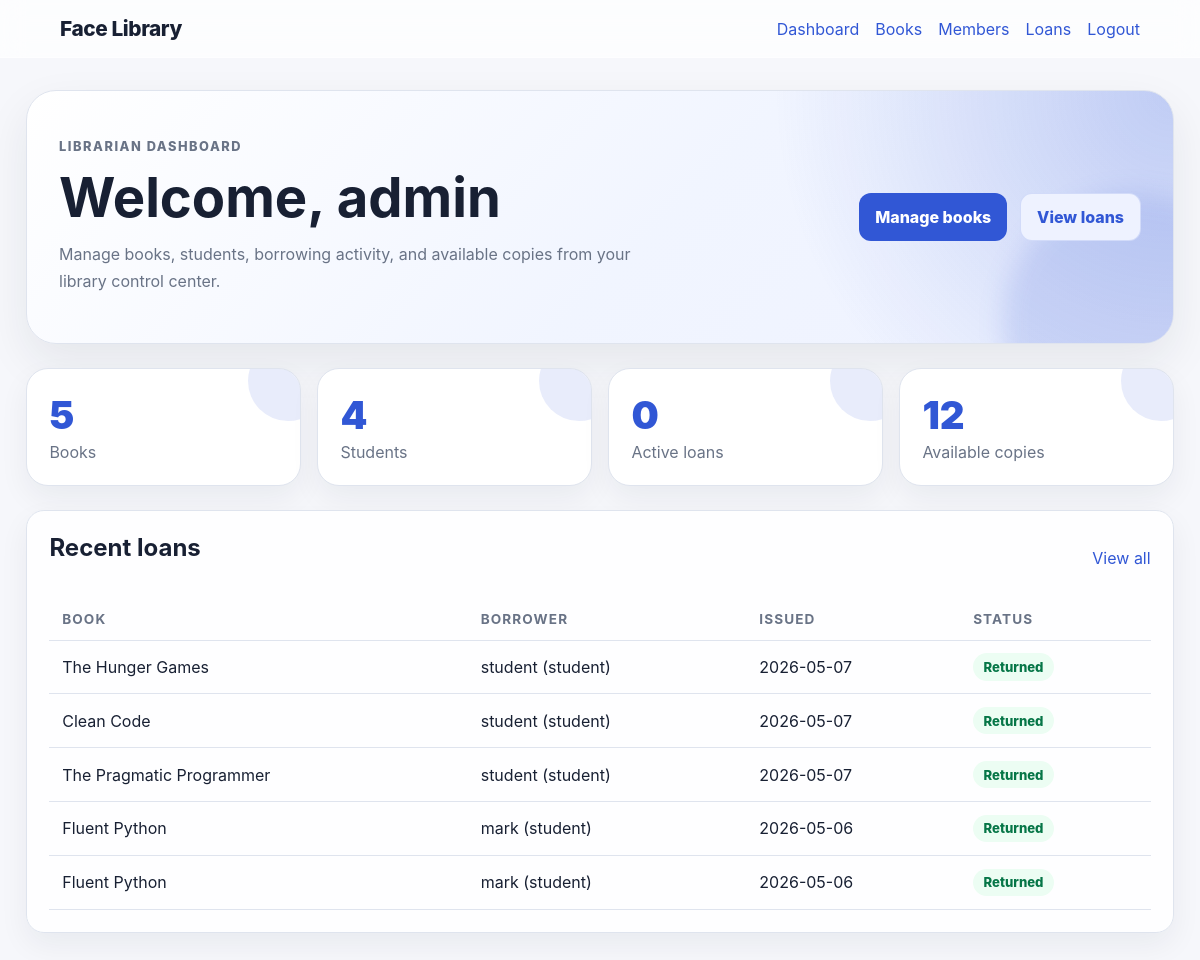
Page /dashboard (signed in) on the earlier database version.
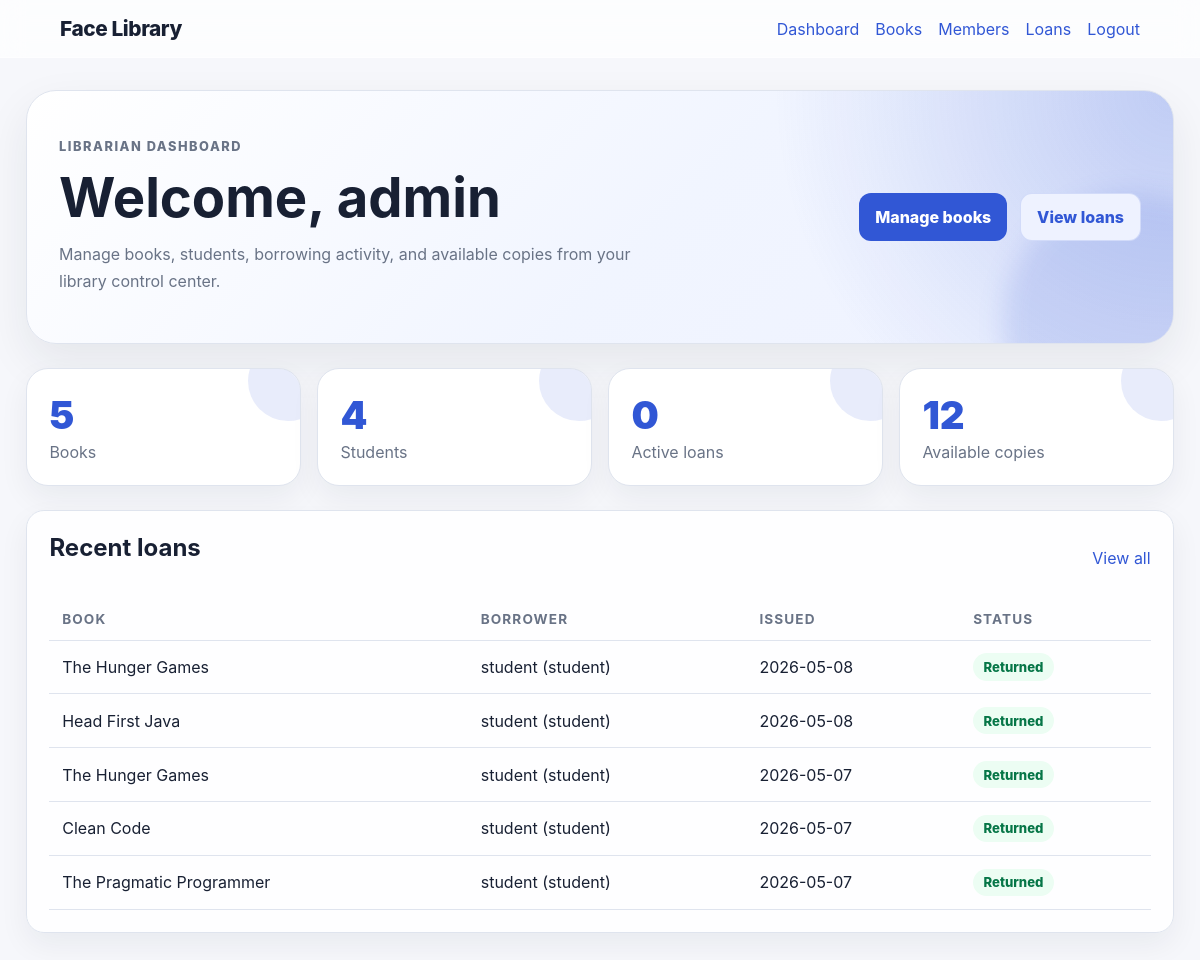
Same page on the later database version.
### app/models.py (models this page shows, shortened)
class Loan(db.Model):
    id = db.Column(db.Integer, primary_key=True)
    book_id = db.Column(db.Integer, db.ForeignKey("book.id"), nullable=False)
    member_id = db.Column(db.Integer, db.ForeignKey("member.id"), nullable=True)
    student_id = db.Column(db.Integer, db.ForeignKey("user.id"), nullable=True)
    issued_at = db.Column(db.DateTime, nullable=False, default=datetime.utcnow)
    due_at = db.Column(db.DateTime, nullable=False)
    returned_at = db.Column(db.DateTime, nullable=True)
    book = db.relationship("Book", back_populates="loans")
    member = db.relationship("Member", back_populates="loans")
    student = db.relationship("User", back_populates="student_loans", foreign_keys=[student_id])
    @property
    def borrower_name(self):
        if self.student:
            return f"{self.student.username} (student)"
        if self.member:
            return self.member.name
        return "Unknown borrower"

class Book(db.Model):
    id = db.Column(db.Integer, primary_key=True)
    title = db.Column(db.String(200), nullable=False, index=True)
    author = db.Column(db.String(200), nullable=False)
    isbn = db.Column(db.String(64), unique=True, nullable=True)
    total_copies = db.Column(db.Integer, nullable=False, default=1)
    available_copies = db.Column(db.Integer, nullable=False, default=1)
    cover_image_path = db.Column(db.String(500), nullable=True)
    created_at = db.Column(db.DateTime, nullable=False, default=datetime.utcnow)
    loans = db.relationship("Loan", back_populates="book", cascade="all, delete-orphan")

class User(UserMixin, db.Model):
    id = db.Column(db.Integer, primary_key=True)
    username = db.Column(db.String(80), unique=True, nullable=False, index=True)
    email = db.Column(db.String(120), unique=True, nullable=False, index=True)
    password_hash = db.Column(db.String(255), nullable=False)
    face_image_path = db.Column(db.String(500), nullable=True)
    role = db.Column(db.String(50), nullable=False, default="librarian")
    created_at = db.Column(db.DateTime, nullable=False, default=datetime.utcnow)
    student_loans = db.relationship("Loan", back_populates="student", foreign_keys="Loan.student_id")
    @property
    def is_student(self):
        return self.role == "student"
    @property
    def is_librarian(self):
        return self.role in {"admin", "librarian"}

### app/routes.py (the view)
@main_bp.route("/dashboard")
@librarian_required
def dashboard():
    stats = {
        "books": Book.query.count(),
        "students": User.query.filter_by(role="student").count(),
        "members": Member.query.count(),
        "active_loans": Loan.query.filter_by(returned_at=None).count(),
        "available_copies": db.session.query(func.coalesce(func.sum(Book.available_copies), 0)).scalar(),
    }
    recent_loans = Loan.query.order_by(Loan.issued_at.desc()).limit(5).all()
    return render_template("dashboard.html", stats=stats, recent_loans=recent_loans)

### app/routes.py (called while the page is built)
def get_csrf_token():
    token = session.get("_csrf_token")
    if not token:
        token = token_urlsafe(32)
        session["_csrf_token"] = token
    return token

@main_bp.app_context_processor
def inject_helpers():
    return {"csrf_token": get_csrf_token, "now": datetime.utcnow, "book_cover_url": book_cover_url}

def librarian_required(view):
    @wraps(view)
    def wrapped(*args, **kwargs):
        if not current_user.is_authenticated:
            return redirect(url_for("main.login"))
        if not current_user.is_librarian:
            flash("That page is for librarians only.", "warning")
            return redirect(url_for("main.student_dashboard"))
        return view(*args, **kwargs)
    return wrapped

### app/templates/dashboard.html (shortened to what this page needs)
{% extends "base.html" %}
{% block content %}
<div class="admin-dash">
  <section class="admin-hero">
    <div class="admin-hero-content">
      <div>
        <p class="eyebrow">Librarian Dashboard</p>
        <h1>Welcome, {{ current_user.username }}</h1>
        <p>
          Manage books, students, borrowing activity, and available copies from your library control center.
        </p>
      </div>
      <div class="admin-actions">
        <a class="button" href="{{ url_for('main.books') }}">Manage books</a>
        <a class="button secondary" href="{{ url_for('main.loans') }}">View loans</a>
      </div>
    </div>
  </section>
  <div class="admin-stats">
    <div class="admin-stat-card">
      <span>{{ stats.books }}</span>
      <p>Books</p>
    </div>
    <div class="admin-stat-card">
      <span>{{ stats.students }}</span>
      <p>Students</p>
    </div>
    <div class="admin-stat-card">
      <span>{{ stats.active_loans }}</span>
      <p>Active loans</p>
    </div>
    <div class="admin-stat-card">
      <span>{{ stats.available_copies }}</span>
      <p>Available copies</p>
    </div>
  </div>
  <section class="card admin-panel">
    <div class="section-title-row">
      <h2>Recent loans</h2>
      <a href="{{ url_for('main.loans') }}">View all</a>
    </div>
    {% if recent_loans %}
      <div class="admin-table-wrap">
        <table>
          <thead>
            <tr>
              <th>Book</th>
              <th>Borrower</th>
              <th>Issued</th>
              <th>Status</th>
            </tr>
          </thead>
          <tbody>
            {% for loan in recent_loans %}
              <tr>
                <td>{{ loan.book.title }}</td>
                <td>{{ loan.borrower_name }}</td>
                <td>{{ loan.issued_at.strftime('%Y-%m-%d') }}</td>
                <td>
                  {% if loan.returned_at %}
                    <span class="admin-status returned">Returned</span>
                  {% else %}
                    <span class="admin-status active">Active</span>
                  {% endif %}
                </td>
              </tr>
            {% endfor %}
          </tbody>
        </table>
      </div>
    {% else %}
      <div class="admin-empty">
        No loans yet. When students borrow books, recent loan activity will appear here.
      </div>
    {% endif %}
  </section>
</div>
{% endblock %}

Differences in the rows shown:
no longer on this page (row unchanged): Loan: book "Fluent Python", borrower_name "mark (student)", issued_at "2026-05-06", shows "Returned"
no longer on this page (row unchanged): Loan: book "Fluent Python", borrower_name "mark (student)", issued_at "2026-05-06", shows "Returned"
added Loan: book "The Hunger Games", borrower_name "student (student)", issued_at "2026-05-08", shows "Returned"
added Loan: book "Head First Java", borrower_name "student (student)", issued_at "2026-05-08", shows "Returned"
